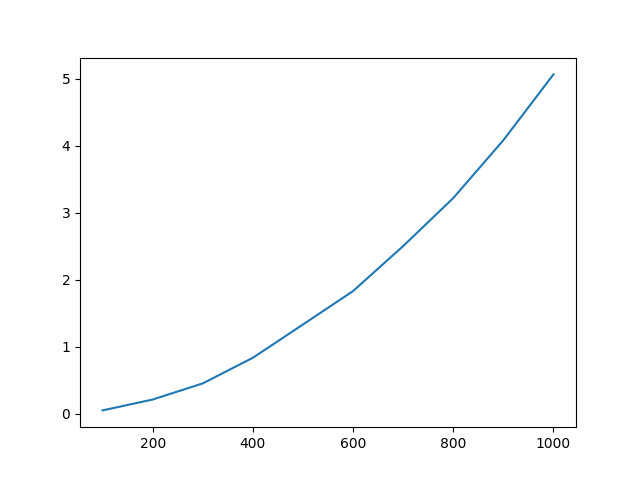

The Python source for this figure:
import timeit
import numpy as np
import matplotlib.pyplot as plt

def foo(a):
    for i in range(len(a), 0, -1):
        for j in range(1, i):
            if a[j-1] > a[j]:
                a[j-1], a[j] = a[j], a[j-1]
    return a


buble_sort = timeit.Timer("foo(a)", globals=globals())
plt_x = []
plt_sort = []

for i in range(100, 1001, 100):
    plt_x.append(i)

    a = np.random.randint(100, size=i)

    ps = buble_sort.timeit(number=50)
    plt_sort.append(ps)

    print("%15.5f" %(ps))

plt.plot(plt_x, plt_sort)
plt.savefig('./1.png')